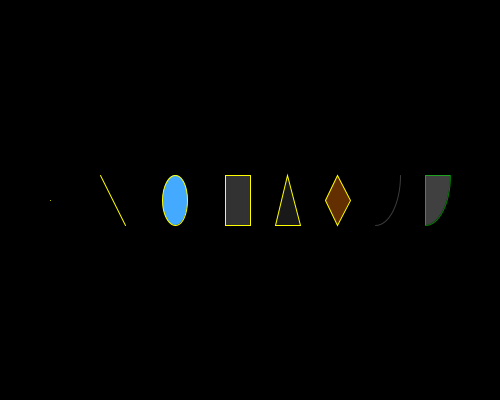
Frame 1 (no input)
Frame 60 (the mouse pressed at the canvas centre just before this capture): identical to frame 1, image omitted
Frame 120 (the mouse held since frame 60 and released just before this capture): identical to frame 1, image omitted

The Processing sketch that drew this single still picture (run headless with seeded random() and noise(); from frame 60 on, the mouse is pressed at the canvas centre):

// Processing sketch: Adding_Color_04
// ── Adding_Color_04.pde
// 04. Color
// Sam Sheffield (hello@samsheffield.com)
// Overview of the different ways color can be used

void setup() { 
  size(500, 400);
}

void draw() {
  // Color can be set in one of three ways

  // Grayscale: A range from 0-255 (black to white)
  background(0);

  // RGB: Red, green, and blue values separated by commas
  noSmooth(); // Turn off smoothing for point to make it more visible
  stroke(255, 255, 0);
  point(50, 200);

  smooth(); // Set smoothing back on for everything else
  line(100, 175, 125, 225);

  // HEX: A hexadecimal value: #RRGGBB
  fill(#44AAFF);
  ellipse(175, 200, 25, 50);

  // Alpha (opacity) of all 3 modes can be adjusted (0-255) by adding an additional argument

  fill(100, 128); // 50% opacity
  rect(225, 175, 25, 50);

  fill(100, 64); // Same color, 25% opacity
  triangle(275, 225, 287.5, 175, 300, 225);

  fill(#FF7700, 100);
  quad(325, 200, 337.5, 175, 350, 200, 337.5, 225);

  noFill();
  stroke(255, 60); // Stroke set to white, with the alpha set to 60
  arc(375, 175, 50, 100, 0, HALF_PI);

  stroke(#00FF00, 128);
  fill(255, 64);
  arc(425, 175, 50, 100, 0, HALF_PI, PIE);
}
